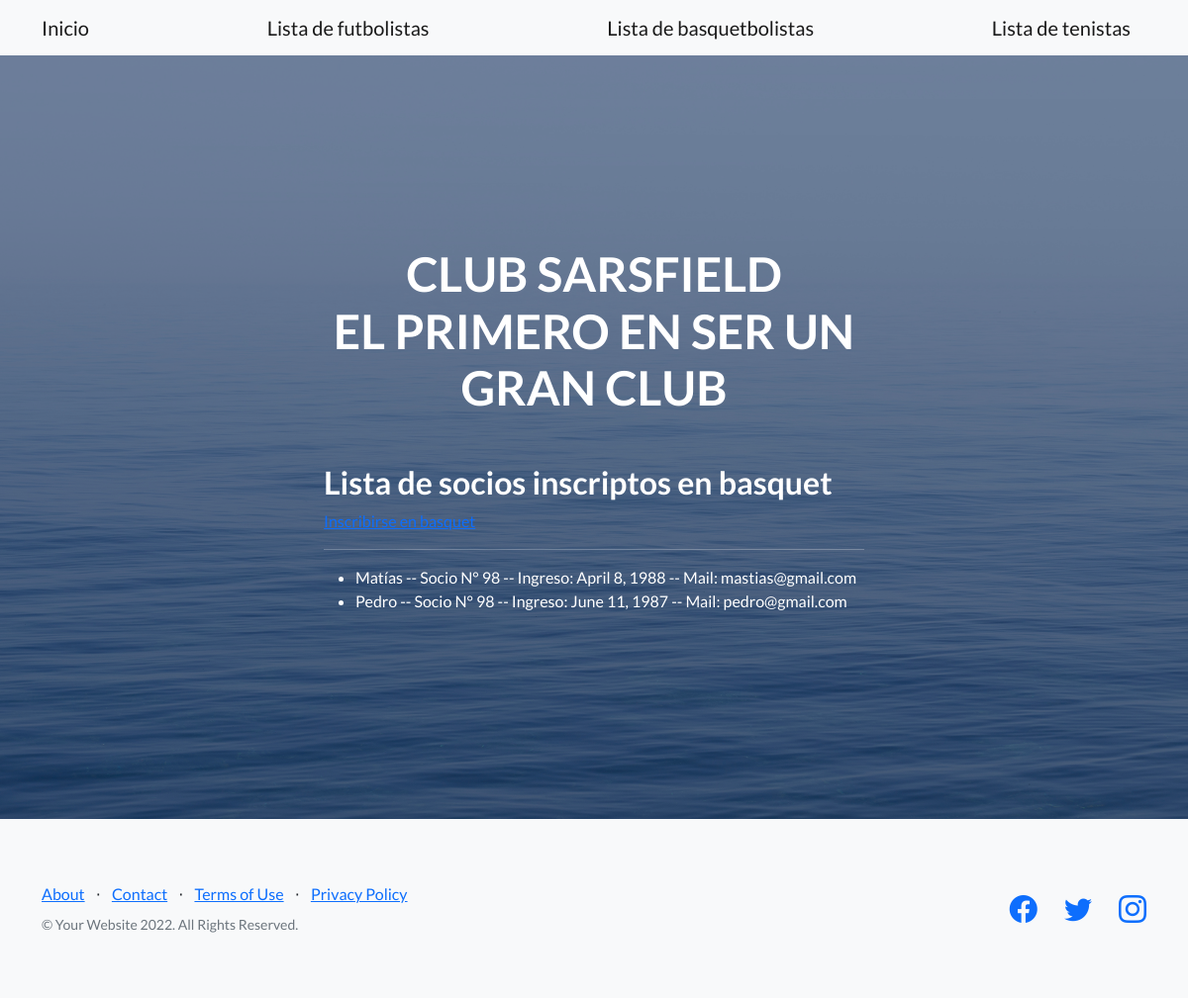
Screenshot of /app_MVT/basquet/ with the database file from the repository.
### app_MVT/models.py (models this page shows)
class Basquet(models.Model):
    numeroDeSocio = models.IntegerField()
    nombre=models.CharField(max_length=40)
    fechaDeIngreso = models.DateField()
    email = models.EmailField()

### app_MVT/views.py (the view)
# urls.py: path('basquet/', views.basquet,name='basquet'),
def basquet(request):
    basquet = Basquet.objects.all()
    context_dict = {
        'basquet': basquet
    }
    return render(
        request=request,
        context=context_dict,
        template_name="app_MVT/basquet.html"
    )

### app_MVT/templates/app_MVT/basquet.html
{% extends "app_MVT/index.html" %}
{% load static %}
{% block contenidoQueCambia %}
<h2>Lista de socios inscriptos en basquet</h2>
<a class="card_custom" href="{% url 'BasquetDjangoForms' %}">Inscribirse en basquet</a>
<hr></hr>
<ul>
    {% for basquet in basquet %}
        <li>
            {{basquet.nombre}}
            -- Socio N° {{basquet.numeroDeSocio }}
            -- Ingreso: {{basquet.fechaDeIngreso}}
            -- Mail: {{basquet.email}}
        </li>
    {% endfor %}
</ul>
{% endblock %}

### rows the page displays
Basquet: nombre "Matías", numeroDeSocio "98", fechaDeIngreso "April 8, 1988", email "mastias@gmail.com"
Basquet: nombre "Pedro", numeroDeSocio "98", fechaDeIngreso "June 11, 1987", email "pedro@gmail.com"
